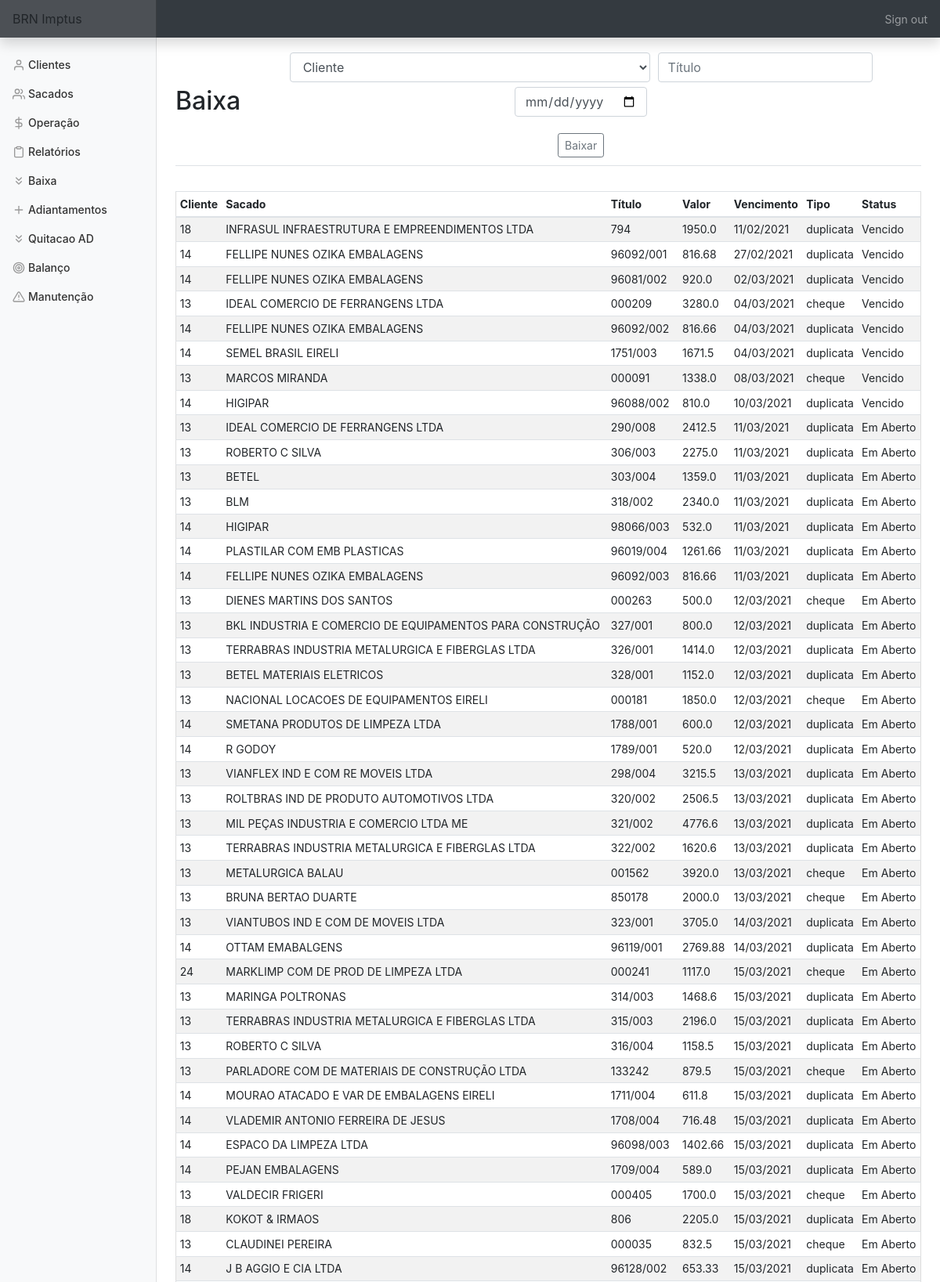
Page /baixa (signed in, upper part) on the committed database.
### tables this page shows
CREATE TABLE titulo (
    cliente_id INTEGER,
    sacado_id INTEGER,
    bordero INTEGER,
    titulo TEXT,
    vencimento DATE,
    valor FLOAT, 
    dt_negoc DATE,
    tipo TEXT,
    status TEXT,
    dt_baixa DATE, nm_sac TEXT,
    FOREIGN KEY (cliente_id) REFERENCES clientes(id),
    FOREIGN KEY (sacado_id) REFERENCES sacados(id));

### app.py (the view, shortened to what this page needs)
@app.route('/baixa', methods=['GET', 'POST'])
@login_required
def baixa():
    con = sqlite3.connect(DATABASE)
    con.row_factory = sqlite3.Row
    cur = con.cursor()
    cliente = cur.execute('SELECT nome FROM clientes')
    cliente = cur.fetchall()
    titlo = cur.execute('SELECT * FROM titulo WHERE status != "Quitado" ORDER BY vencimento')
    titlo = cur.fetchall()
    if request.method == 'GET':
        return render_template('baixa.html', cliente=cliente, titulo=titlo)

### app.py (called while the page is built)
@app.after_request
def after_request(response):
    response.headers["Cache-Control"] = "no-cache, no-store, must-revalidate"
    response.headers["Expires"] = 0
    response.headers["Pragma"] = "no-cache"
    return response

### helper.py (called while the page is built)
def login_required(f):
    @wraps(f)
    def decorated_function(*args, **kwargs):
        if session.get("user_id") is None:
            return redirect("/login")
        return f(*args, **kwargs)
    return decorated_function

### templates/baixa.html (shortened to what this page needs)
{% extends "layout.html" %}
{% block main %}
    <div class='d-flex justify-content-between flex-warp flex-md-nowrap align-items-center pt-3 pb-2 mb-3 border-bottom'>
        <h1 class='h2'>Baixa</h1>
            <form action='baixa' method='POST'>
                <div class='form-group'>
                        <select title='Selecione o cliente' alt='Selecione o cliente' class="form-control" name="cliente" required>
                            <option disabled selected value>Cliente</option>
                        </select>
                        <input title='Número do título a ser baixado' alt='Número do título a ser baixado'name='titulo' autofocus class='form-control' placeholder='Título' type='text' required>
                        <input title='Data da baixa' alt='Data da baixa' name='dt_baixa' autofocus class='form-control' placeholder='Data da Baixa' type='date' required>
                </div>
                <button type='submit' id='baixa' class='btn btn-sm btn-outline-secondary'>Baixar</button>
            </form>
    </div>
    <div class='d-flex justify-content-between flex-warp flex-md-nowrap align-items-center pt-3 pb-2 mb-3 border-bottom'>
        <div class='table-responsive'>
            <table class='table table-striped table-sm'>
                <thead>
                    <tr>
                        <th>Cliente</th>
                        <th>Sacado</th>
                        <th>Título</th>
                        <th>Valor</th>
                        <th>Vencimento</th>
                        <th>Tipo</th>
                        <th>Status</th>
                    </tr>
                </thead>
                <tbody>
                    {% for row in titulo %}
                        <tr>
                            <td>{{ row['cliente_id'] }}</td>
                            <td>{{ row['nm_sac'] }}</td>
                            <td>{{ row['titulo'] }}</td>
                            <td>{{ row['valor'] }}</td>
                            {% set lt = row['vencimento'].split('-') %}
                            <td>{{ lt[2]+'/'+lt[1]+'/'+lt[0] }}</td>
                            <td>{{ row['tipo'] }}</td>
                            <td>{{ row['status'] }}</td>
                        </tr>
                    {% endfor %}
                </tbody>
            </table>
        </div>
    </div>
{% endblock %}

### static/styles.css (style rules this page uses)
main .form-control { display: inline-block; width: auto; margin: 3px; }
main table { text-align: left; border-collapse: collapse; border-spacing: 0; width: 100%; border: 1px solid #ddd; }
main table td, th { text-align: left; padding: 16px; }
button { margin: 2px; }
body { font-size: .875rem; height:100%; }

### rows in the picture
titulo: cliente_id "18", nm_sac "INFRASUL INFRAESTRUTURA E EMPREENDIMENTOS LTDA", titulo "794", valor "1950.0", vencimento "11/02/2021", tipo "duplicata", status "Vencido"
titulo: cliente_id "14", nm_sac "FELLIPE NUNES OZIKA EMBALAGENS", titulo "96092/001", valor "816.68", vencimento "27/02/2021", tipo "duplicata", status "Vencido"
titulo: cliente_id "14", nm_sac "FELLIPE NUNES OZIKA EMBALAGENS", titulo "96081/002", valor "920.0", vencimento "02/03/2021", tipo "duplicata", status "Vencido"
titulo: cliente_id "13", nm_sac "IDEAL COMERCIO DE FERRANGENS LTDA", titulo "000209", valor "3280.0", vencimento "04/03/2021", tipo "cheque", status "Vencido"
titulo: cliente_id "14", nm_sac "FELLIPE NUNES OZIKA EMBALAGENS", titulo "96092/002", valor "816.66", vencimento "04/03/2021", tipo "duplicata", status "Vencido"
titulo: cliente_id "14", nm_sac "SEMEL BRASIL EIRELI", titulo "1751/003", valor "1671.5", vencimento "04/03/2021", tipo "duplicata", status "Vencido"
titulo: cliente_id "13", nm_sac "MARCOS MIRANDA", titulo "000091", valor "1338.0", vencimento "08/03/2021", tipo "cheque", status "Vencido"
titulo: cliente_id "14", nm_sac "HIGIPAR", titulo "96088/002", valor "810.0", vencimento "10/03/2021", tipo "duplicata", status "Vencido"
titulo: cliente_id "13", nm_sac "IDEAL COMERCIO DE FERRANGENS LTDA", titulo "290/008", valor "2412.5", vencimento "11/03/2021", tipo "duplicata", status "Em Aberto"
titulo: cliente_id "13", nm_sac "ROBERTO C SILVA", titulo "306/003", valor "2275.0", vencimento "11/03/2021", tipo "duplicata", status "Em Aberto"
titulo: cliente_id "13", nm_sac "BETEL", titulo "303/004", valor "1359.0", vencimento "11/03/2021", tipo "duplicata", status "Em Aberto"
titulo: cliente_id "13", nm_sac "BLM", titulo "318/002", valor "2340.0", vencimento "11/03/2021", tipo "duplicata", status "Em Aberto"
titulo: cliente_id "14", nm_sac "HIGIPAR", titulo "98066/003", valor "532.0", vencimento "11/03/2021", tipo "duplicata", status "Em Aberto"
titulo: cliente_id "14", nm_sac "PLASTILAR COM EMB PLASTICAS", titulo "96019/004", valor "1261.66", vencimento "11/03/2021", tipo "duplicata", status "Em Aberto"
titulo: cliente_id "14", nm_sac "FELLIPE NUNES OZIKA EMBALAGENS", titulo "96092/003", valor "816.66", vencimento "11/03/2021", tipo "duplicata", status "Em Aberto"
titulo: cliente_id "13", nm_sac "DIENES MARTINS DOS SANTOS", titulo "000263", valor "500.0", vencimento "12/03/2021", tipo "cheque", status "Em Aberto"
titulo: cliente_id "13", nm_sac "BKL INDUSTRIA E COMERCIO DE EQUIPAMENTOS PARA CONSTRUÇÃO", titulo "327/001", valor "800.0", vencimento "12/03/2021", tipo "duplicata", status "Em Aberto"
titulo: cliente_id "13", nm_sac "TERRABRAS INDUSTRIA METALURGICA E FIBERGLAS LTDA", titulo "326/001", valor "1414.0", vencimento "12/03/2021", tipo "duplicata", status "Em Aberto"
titulo: cliente_id "13", nm_sac "BETEL MATERIAIS ELETRICOS", titulo "328/001", valor "1152.0", vencimento "12/03/2021", tipo "duplicata", status "Em Aberto"
titulo: cliente_id "13", nm_sac "NACIONAL LOCACOES DE EQUIPAMENTOS EIRELI", titulo "000181", valor "1850.0", vencimento "12/03/2021", tipo "cheque", status "Em Aberto"
titulo: cliente_id "14", nm_sac "SMETANA PRODUTOS DE LIMPEZA LTDA", titulo "1788/001", valor "600.0", vencimento "12/03/2021", tipo "duplicata", status "Em Aberto"
titulo: cliente_id "14", nm_sac "R GODOY", titulo "1789/001", valor "520.0", vencimento "12/03/2021", tipo "duplicata", status "Em Aberto"
titulo: cliente_id "13", nm_sac "VIANFLEX IND E COM RE MOVEIS LTDA", titulo "298/004", valor "3215.5", vencimento "13/03/2021", tipo "duplicata", status "Em Aberto"
titulo: cliente_id "13", nm_sac "ROLTBRAS IND DE PRODUTO AUTOMOTIVOS LTDA", titulo "320/002", valor "2506.5", vencimento "13/03/2021", tipo "duplicata", status "Em Aberto"
titulo: cliente_id "13", nm_sac "MIL PEÇAS INDUSTRIA E COMERCIO LTDA ME", titulo "321/002", valor "4776.6", vencimento "13/03/2021", tipo "duplicata", status "Em Aberto"
titulo: cliente_id "13", nm_sac "TERRABRAS INDUSTRIA METALURGICA E FIBERGLAS LTDA", titulo "322/002", valor "1620.6", vencimento "13/03/2021", tipo "duplicata", status "Em Aberto"
titulo: cliente_id "13", nm_sac "METALURGICA BALAU", titulo "001562", valor "3920.0", vencimento "13/03/2021", tipo "cheque", status "Em Aberto"
titulo: cliente_id "13", nm_sac "BRUNA BERTAO DUARTE", titulo "850178", valor "2000.0", vencimento "13/03/2021", tipo "cheque", status "Em Aberto"
titulo: cliente_id "13", nm_sac "VIANTUBOS IND E COM DE MOVEIS LTDA", titulo "323/001", valor "3705.0", vencimento "14/03/2021", tipo "duplicata", status "Em Aberto"
titulo: cliente_id "14", nm_sac "OTTAM EMABALGENS", titulo "96119/001", valor "2769.88", vencimento "14/03/2021", tipo "duplicata", status "Em Aberto"
titulo: cliente_id "24", nm_sac "MARKLIMP COM DE PROD DE LIMPEZA LTDA", titulo "000241", valor "1117.0", vencimento "15/03/2021", tipo "cheque", status "Em Aberto"
titulo: cliente_id "13", nm_sac "MARINGA POLTRONAS", titulo "314/003", valor "1468.6", vencimento "15/03/2021", tipo "duplicata", status "Em Aberto"
titulo: cliente_id "13", nm_sac "TERRABRAS INDUSTRIA METALURGICA E FIBERGLAS LTDA", titulo "315/003", valor "2196.0", vencimento "15/03/2021", tipo "duplicata", status "Em Aberto"
titulo: cliente_id "13", nm_sac "ROBERTO C SILVA", titulo "316/004", valor "1158.5", vencimento "15/03/2021", tipo "duplicata", status "Em Aberto"
titulo: cliente_id "13", nm_sac "PARLADORE COM DE MATERIAIS DE CONSTRUÇÃO LTDA", titulo "133242", valor "879.5", vencimento "15/03/2021", tipo "cheque", status "Em Aberto"
titulo: cliente_id "14", nm_sac "MOURAO ATACADO E VAR DE EMBALAGENS EIRELI", titulo "1711/004", valor "611.8", vencimento "15/03/2021", tipo "duplicata", status "Em Aberto"
titulo: cliente_id "14", nm_sac "VLADEMIR ANTONIO FERREIRA DE JESUS", titulo "1708/004", valor "716.48", vencimento "15/03/2021", tipo "duplicata", status "Em Aberto"
titulo: cliente_id "14", nm_sac "ESPACO DA LIMPEZA LTDA", titulo "96098/003", valor "1402.66", vencimento "15/03/2021", tipo "duplicata", status "Em Aberto"
titulo: cliente_id "14", nm_sac "PEJAN EMBALAGENS", titulo "1709/004", valor "589.0", vencimento "15/03/2021", tipo "duplicata", status "Em Aberto"
titulo: cliente_id "13", nm_sac "VALDECIR FRIGERI", titulo "000405", valor "1700.0", vencimento "15/03/2021", tipo "cheque", status "Em Aberto"
titulo: cliente_id "18", nm_sac "KOKOT & IRMAOS", titulo "806", valor "2205.0", vencimento "15/03/2021", tipo "duplicata", status "Em Aberto"
titulo: cliente_id "13", nm_sac "CLAUDINEI PEREIRA", titulo "000035", valor "832.5", vencimento "15/03/2021", tipo "cheque", status "Em Aberto"
titulo: cliente_id "14", nm_sac "J B AGGIO E CIA LTDA", titulo "96128/002", valor "653.33", vencimento "15/03/2021", tipo "duplicata", status "Em Aberto"
